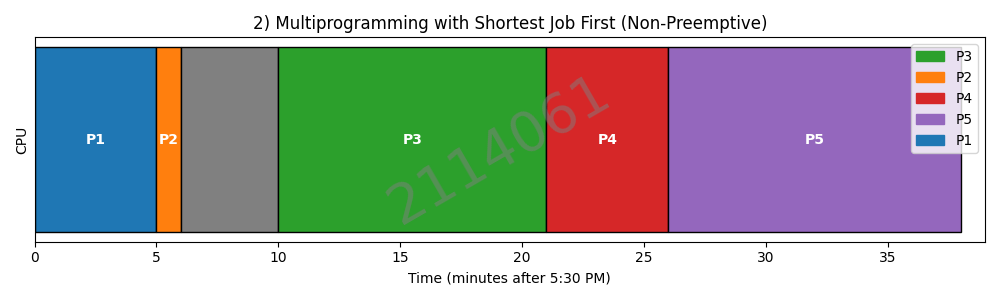

Here is the Python script that generated this plot:
import matplotlib.pyplot as plt
import matplotlib.patches as mpatches

def sjf_non_preemptive_schedule(processes):
    """
    Implements Non-Preemptive Shortest Job First (SJF) Scheduling.
    Returns a list of timeline segments with start and end times.
    """
    # Sort processes by arrival time initially
    processes_sorted = sorted(processes, key=lambda x: x['arrival'])
    
    timeline = []
    ready_queue = []  # Stores available processes
    current_time = 0
    completed_processes = set()

    while len(completed_processes) < len(processes):
        # Add newly arrived processes to ready queue
        for p in processes_sorted:
            if p['id'] not in completed_processes and p['arrival'] <= current_time:
                if p not in ready_queue:
                    ready_queue.append(p)
        
        # If no process is ready, CPU remains idle
        if not ready_queue:
            next_arrival = min(p['arrival'] for p in processes_sorted if p['id'] not in completed_processes)
            timeline.append({"id": "Idle", "start": current_time, "end": next_arrival})
            current_time = next_arrival
            continue

        # Choose the process with the shortest burst time
        ready_queue.sort(key=lambda x: x['burst'])
        shortest_process = ready_queue.pop(0)
        
        # Run the selected process
        start_time = current_time
        end_time = start_time + shortest_process['burst']
        timeline.append({"id": shortest_process['id'], "start": start_time, "end": end_time})
        
        # Update time and mark process as completed
        current_time = end_time
        completed_processes.add(shortest_process['id'])
    
    return timeline

def plot_gantt(timeline, title="SJF Non-Preemptive Scheduling"):
    """
    Plots a single-row Gantt chart of the timeline.
    """
    color_map = {
        'P1': 'tab:blue',
        'P2': 'tab:orange',
        'P3': 'tab:green',
        'P4': 'tab:red',
        'P5': 'tab:purple',
        'Idle': 'gray'
    }
    
    fig, ax = plt.subplots(figsize=(10, 3))
    y_position = 0
    process_ids = set(seg['id'] for seg in timeline if seg['id'] != 'Idle')

    for seg in timeline:
        start, end, pid = seg['start'], seg['end'], seg['id']
        ax.barh(y_position, width=(end - start), left=start, height=0.4, color=color_map.get(pid, 'black'), edgecolor='black')
        if pid != 'Idle':
            ax.text((start + end)/2, y_position, pid, va='center', ha='center', color='white', fontweight='bold')

    legend_patches = [mpatches.Patch(color=color_map[pid], label=pid) for pid in process_ids]
    ax.legend(handles=legend_patches, loc='upper right')
    ax.set_title(title)
    ax.set_xlabel("Time (minutes after 5:30 PM)")
    ax.set_ylabel("CPU")
    ax.set_xlim(0, max(seg['end'] for seg in timeline) + 1)
    ax.set_yticks([])
    
    # Add watermark
    fig.text(0.5, 0.5, '2114061', fontsize=40, color='gray', ha='center', va='center', alpha=0.5, rotation=30)
    
    plt.tight_layout()
    plt.show()

if __name__ == "__main__":
    processes = [
        {"id": "P1", "arrival": 0,  "burst": 5},
        {"id": "P2", "arrival": 3,  "burst": 1},
        {"id": "P3", "arrival": 10, "burst": 11},
        {"id": "P4", "arrival": 12, "burst": 5},
        {"id": "P5", "arrival": 15, "burst": 12}
    ]
    
    sjf_timeline = sjf_non_preemptive_schedule(processes)
    plot_gantt(sjf_timeline, title="2) Multiprogramming with Shortest Job First (Non-Preemptive)")
